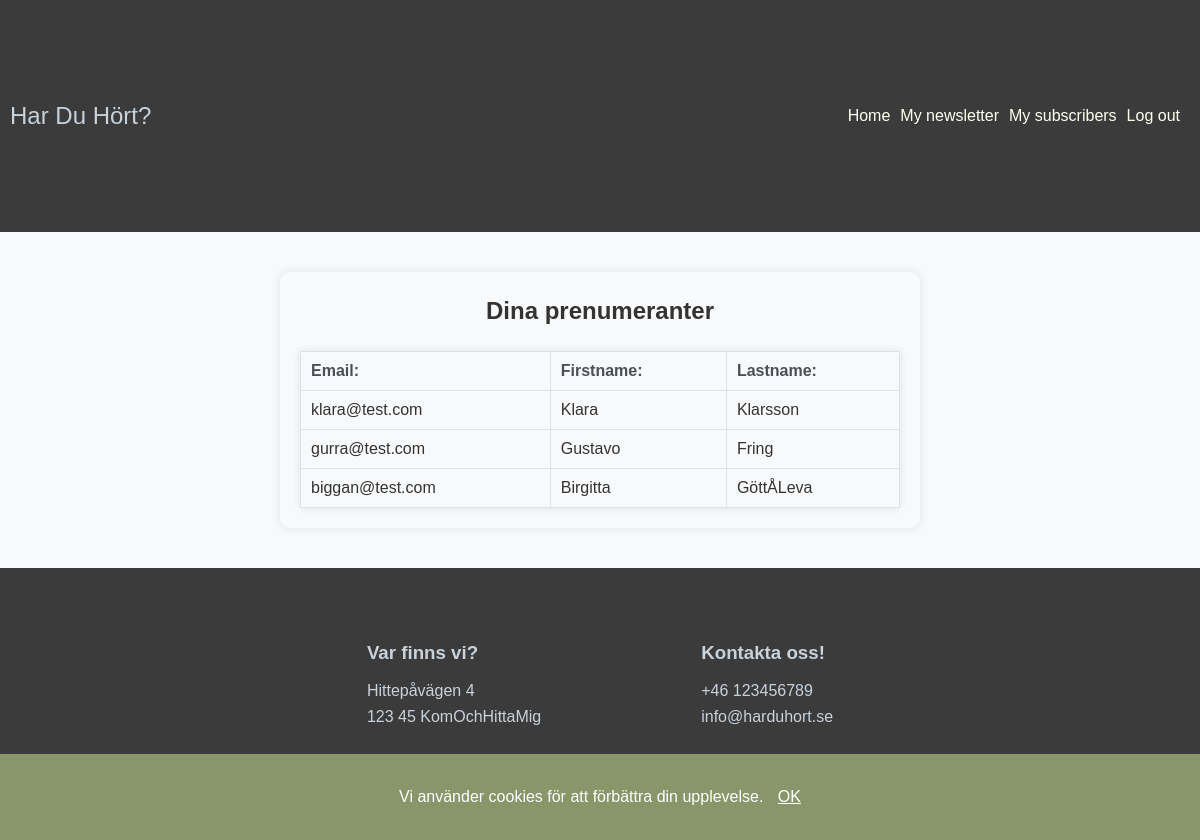
The page /subscribers.php (signed in) on the database its author committed.
### tables this page shows
CREATE TABLE `users` (
  `id` int(11) NOT NULL,
  `email` varchar(255) NOT NULL,
  `password` char(255) DEFAULT NULL,
  `role` enum('kund','prenumerant') NOT NULL,
  `firstname` varchar(255) DEFAULT NULL,
  `lastname` varchar(255) DEFAULT NULL
);

### html/subscribers.php (the view, shortened to what this page needs)
<?php
require_once './functions.php';
require_once './components/header.php';
$mysql = new mysqli("db", "root", "notSecureChangeMe", "newsletter_db");
if (isset($_SESSION['user_id'])) {
    $user_id = $_SESSION['user_id'];
    $sqlGetNewsletter = "SELECT id FROM newsletters WHERE owner = ?";
    $stmtGetNewsletter = $mysql->prepare($sqlGetNewsletter);
    $stmtGetNewsletter->bind_param("i", $user_id);
    $stmtGetNewsletter->execute();
    $resultGetNewsletter = $stmtGetNewsletter->get_result();
    if ($resultGetNewsletter->num_rows > 0) {
        $newsletter = $resultGetNewsletter->fetch_assoc();
        $newsletter_id = $newsletter['id'];
        $sqlGetSubscribers = "SELECT u.email, u.firstname, u.lastname
                              FROM users u
                              JOIN user_subscriptions us ON u.id = us.user_id
                              WHERE us.newsletter_id = ?";
        $stmtGetSubscribers = $mysql->prepare($sqlGetSubscribers);
        $stmtGetSubscribers->bind_param("i", $newsletter_id);
        $stmtGetSubscribers->execute();
        $resultGetSubscribers = $stmtGetSubscribers->get_result();
        echo "<main><h2>Dina prenumeranter</h2>";
        echo "<table border='1'><tr><th>Email:</th><th>Firstname:</th><th>Lastname:</th></tr>";
        while ($row = $resultGetSubscribers->fetch_assoc()) {
            echo "<tr><td>{$row['email']}</td><td>{$row['firstname']}</td><td>{$row['lastname']}</td></tr>";
        }
        echo "</table>";
        echo "</main>";
    } else {
        echo "<main><p>Inga nyhetsbrev hittades för användaren.</p></main>";
    }
} else {
    echo "<main><p>Kunde inte hämta dina prenumeranter. </p></main>";
}
include_once("/var/www/html/components/footer.php");?>

### html/functions.php (shortened to what this page needs)
<?php
function show_cookie_banner()
{
    if (!isset($_COOKIE['cookie_accepted'])) {
        echo '<div id="cookie-banner">';
        echo 'Vi använder cookies för att förbättra din upplevelse. ';
        echo '<a href="?accept_cookies=1">OK</a>';
        echo '</div>';
    }
}
?>

### html/components/header.php (shortened to what this page needs)
<?php
include_once './functions.php';
show_cookie_banner();
$menuPages = [];
if (!is_signed_in()) {
    $menuPages[] = ['href' => 'index.php', 'text' => 'Home'];
    $menuPages[] = ['href' => 'create-account.php', 'text' => 'Create account'];
    $menuPages[] = ['href' => 'newsletters.php', 'text' => 'All newsletters'];
    $menuPages[] = ['href' => 'login.php', 'text' => 'Log in'];
} elseif (user_has_role('prenumerant')) {
    $menuPages[] = ['href' => 'index.php', 'text' => 'Home'];
    $menuPages[] = ['href' => 'newsletters.php', 'text' => 'All newsletters'];
    $menuPages[] = ['href' => 'my-subscriptions.php', 'text' => 'My subscriptions'];
    $menuPages[] = ['href' => 'logout.php', 'text' => 'Log out'];
} else {
    $menuPages[] = ['href' => 'index.php', 'text' => 'Home'];
    $menuPages[] = ['href' => 'my-newsletter.php', 'text' => 'My newsletter'];
    $menuPages[] = ['href' => 'subscribers.php', 'text' => 'My subscribers'];
    $menuPages[] = ['href' => 'logout.php', 'text' => 'Log out'];
}
?>
<html>
<head>
    <link rel="stylesheet" href="https://cdnjs.cloudflare.com/ajax/libs/font-awesome/5.15.4/css/all.min.css">
    <link rel="stylesheet" href="./style.css">
</head>
    <body>
<header class="site-header">
    <div class="logo">Har Du Hört?</div>
    <nav class="navbar">
        <ul class="navbar-menu">
            <?php foreach ($menuPages as $page):?>
                <li><a href="<?php echo $page['href'];?>"><?php echo $page['text'];?></a></li>
            <?php endforeach;?>
        </ul>
    </nav>
</header>

### html/components/footer.php
<footer class="site-footer">
    <div class="footer-container">
        <div class="column">
            <h3>Var finns vi?</h3>
            <p>Hittepåvägen 4</p>
            <p>123 45 KomOchHittaMig</p>
        </div>
        <div class="column">
            <h3>Kontakta oss!</h3>
            <p>+46 123456789</p>
            <p>info@harduhort.se</p>
        </div>
    </div>
</footer>
</body>
</html>

### html/style.css (style rules this page uses)
* { margin: 0; padding: 0; }
.site-header { display: flex; justify-content: space-between; align-items: center; padding: 0 20px; background-color: rgba(0, 0, 0, 0.76); width: 100%; min-height: 60px; }
.logo { font-size: 24px; color: #c9d1d9; padding: 10px; }
.navbar { margin-left: auto; }
.navbar-menu { list-style-type: none; margin: 0; padding: 10px; display: flex; }
.navbar-menu li { margin-right: 10px; }
.navbar-menu a { text-decoration: none; color: ivory; }
body { font-family: Arial, sans-serif; line-height: 1.6; color: #333; background-color: #f8f9fa; margin: 0; display: flex; flex-direction: column; align-items: center; justify-content: center; min-height: 100vh; margin-bottom: 40px; }
.site-header, .main-content, .site-footer { flex: 1; }
main { width: 80%; min-height: 200px; max-width: 600px; text-align: center; border-radius: 10px; box-shadow: 0 0 10px rgba(0, 0, 0, 0.1); padding: 20px; margin: 40px 0; }
.site-footer { display: flex; justify-content: space-evenly; align-items: center; padding: 0px; background-color: rgba(0, 0, 0, 0.76); width: 100%; color: #c9d1d9; }
.footer-container { display: flex; justify-content: center; align-items: center; }
.column { margin: 10px 60px; padding: 20px; border-radius: 10px; }
.column h3 { margin-top: 0; margin-bottom: 10px; }
.column p, .column a { margin: 0; }
table { width: 100%; border-collapse: collapse; margin-top: 20px; box-shadow: 0 0 10px rgba(0, 0, 0, 0.1); border-radius: 5px; }
table tr { border-bottom: 1px solid #dee2e6; }
table th, table td { padding: 10px; text-align: left; border: 1px solid #dee2e6; }
table th { background-color: #f8f9fa; color: #495057; font-weight: bold; }

### html/functions.php (style rules this page uses)
#cookie-banner { position: fixed; bottom: 0; width: 100%; background-color: #88966a; color: #fff; text-align: center; padding: 30px; font-family: Poppins, sans-serif; z-index: 1000; }
#cookie-banner a { color: #fff; text-decoration: underline; margin-left: 10px; }

### rows shown on the page
users: email "klara@test.com", firstname "Klara", lastname "Klarsson"
users: email "gurra@test.com", firstname "Gustavo", lastname "Fring"
users: email "biggan@test.com", firstname "Birgitta", lastname "GöttÅLeva"

### other values the page prints
$page['text'] "Home"
$page['text'] "My newsletter"
$page['text'] "My subscribers"
$page['text'] "Log out"
